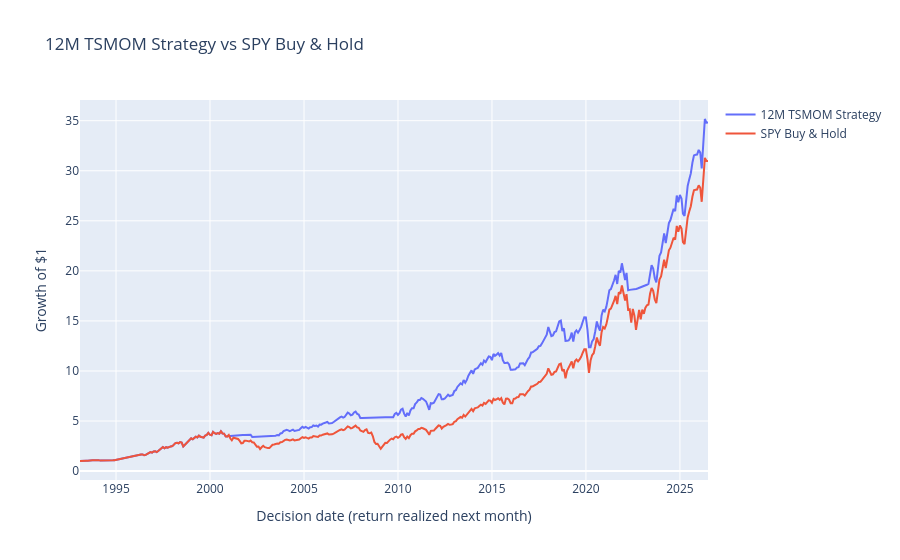

The code cell stored with this chart in its notebook:
### Markdown cell above
## 10. Visualizations

These are the original three Plotly comparisons: cumulative wealth, drawdowns, and CAGR by subperiod. The strategy uses the baseline 0.16 bps cost. For the two time-series charts, the x-axis shows the decision date; each plotted value includes the following month's return.

### Code cell
fig = go.Figure()
fig.add_trace(
    go.Scatter(
        x=implementation_df.index,
        y=implementation_df["net_strategy_wealth"],
        mode="lines",
        name="12M TSMOM Strategy",
    )
)
fig.add_trace(
    go.Scatter(
        x=implementation_df.index,
        y=implementation_df["spy_buyhold_wealth"],
        mode="lines",
        name="SPY Buy & Hold",
    )
)
fig.update_layout(
    title="12M TSMOM Strategy vs SPY Buy & Hold",
    xaxis_title="Decision date (return realized next month)",
    yaxis_title="Growth of $1",
)
fig.show()

### Figure 1 — Plotly figure (JSON) as saved in the notebook; plotly's stock layout.template omitted (floating-point values rounded to 4 significant figures; data arrays with more than 128 entries replaced by an {"elided": "..."} marker saying what was removed)
{"data": [{"mode": "lines", "name": "12M TSMOM Strategy", "type": "scatter", "x": {"elided": "402 str values"}, "y": {"elided": "402 float values"}}, {"mode": "lines", "name": "SPY Buy & Hold", "type": "scatter", "x": {"elided": "402 str values"}, "y": {"elided": "402 float values"}}], "layout": {"title": {"text": "12M TSMOM Strategy vs SPY Buy & Hold"}, "xaxis": {"title": {"text": "Decision date (return realized next month)"}}, "yaxis": {"title": {"text": "Growth of $1"}}}}
